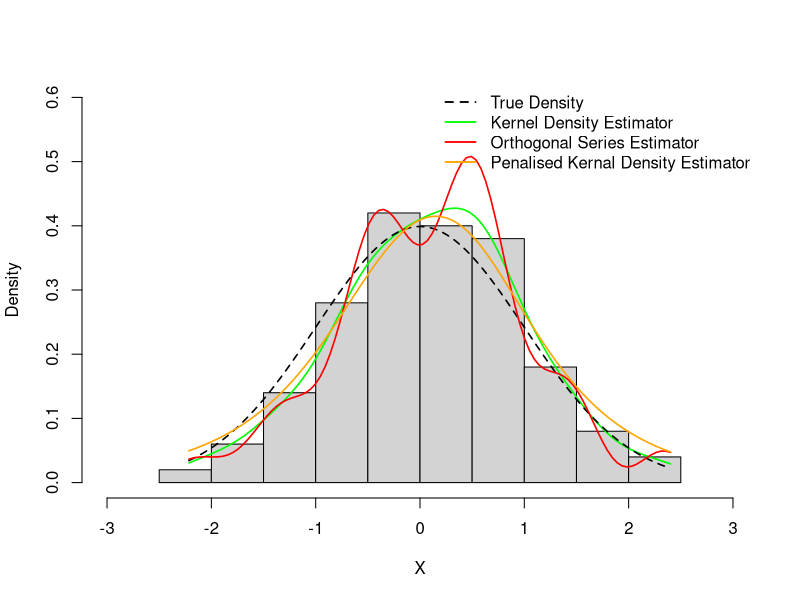
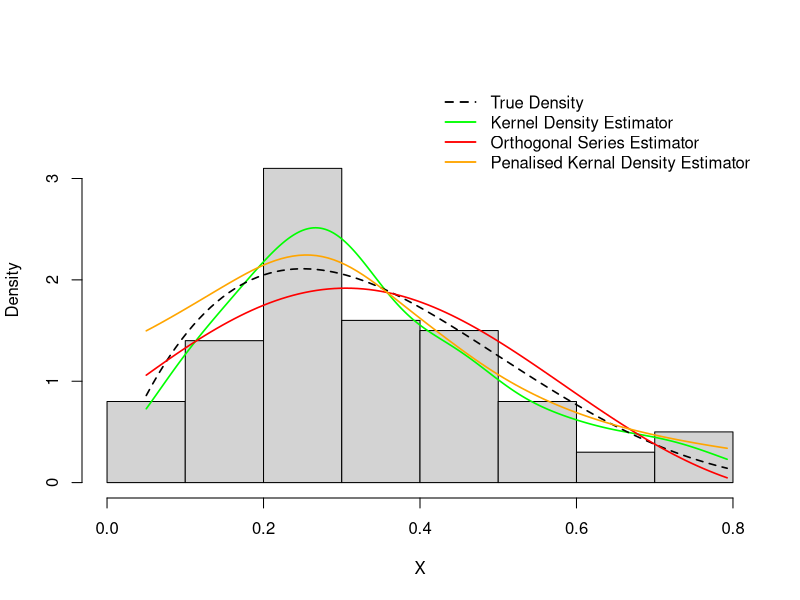
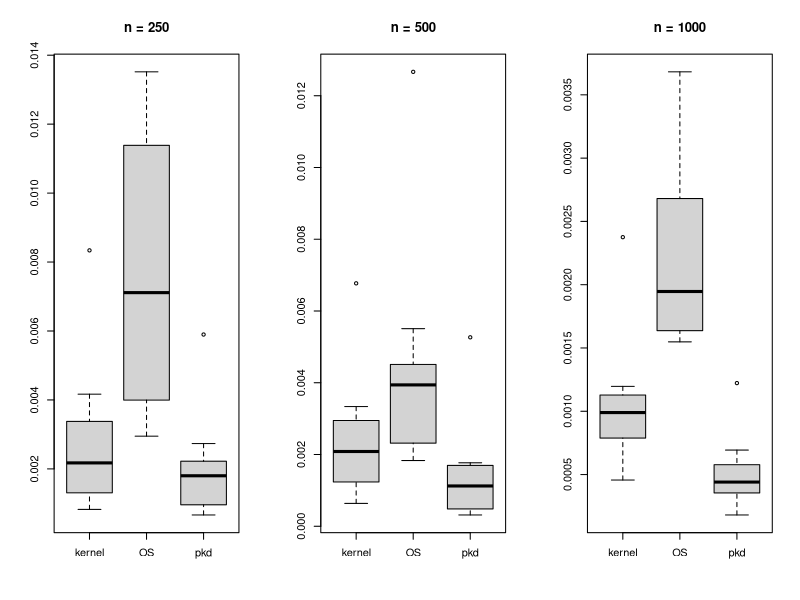
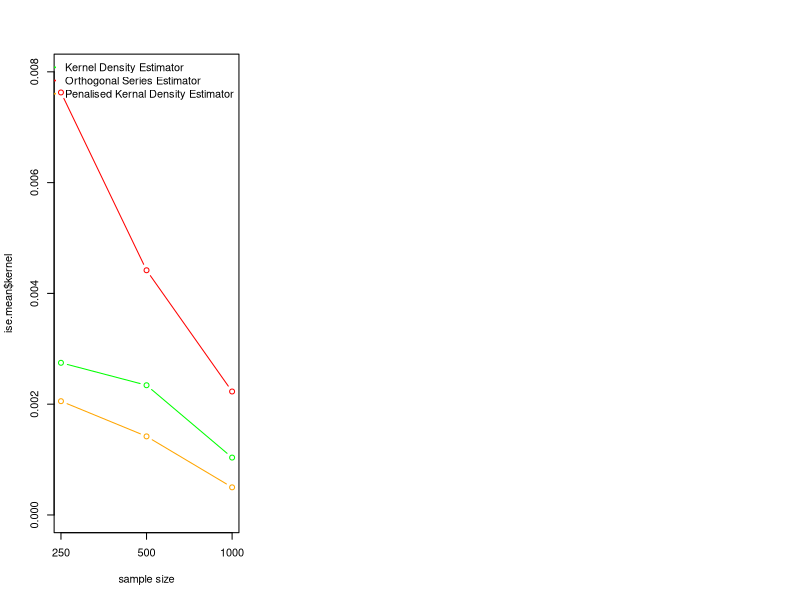

The R script that drew these images, in order:
## ---- chunk 1
knitr::opts_chunk$set(echo = FALSE)
Sys.setlocale("LC_ALL", "English")
library(tidyverse)
library(gss)
## ---- chunk 2
# The implementation of the orthogonal series estimator, using Hermite series
OS_Hermite <- function(x, data){
  # The Hermite polynomials
  # Utilize the recurrence formula "H_n(x) = 2x*H_(n-1)(x) - 2(n-1)*H_(n-2)(x) (n>=2)"
  # to calculate the Hermite polynomials
  hermite <- function(x, m){
    if(m == 0){
      1
    }
    else if(m == 1){2*x}
    else{
      a <- 1
      b <- 2*x
      for(i in 2:m){
        c <- 2*x*b - 2*(i - 1)*a
        a <- b
        b <- c
      }
      c
    }
  }
  # The normalized Hermite functions
  phi <- function(x, m){
    (hermite(x, m)/exp((x^2)/2))/sqrt((2^m)*factorial(m)*sqrt(pi))
  }
  n <- length(data)
  value = 0
  for(m in 0:30){
    c <- sum(sapply(data, phi, m = m))/n
    value <- value + c*phi(x, m)
  }
  value
}
## ---- chunk 3
# Generate data for the experiment
n <- 100
set.seed(1)
# The sample one
sample1 <- rnorm(n, mean = 0, sd = 1)
#The sample two
sample2 <- rbeta(n, shape1 = 2, shape2 = 4)
## ---- chunk 4
set.seed(1)
# The density functions for the distributions of the simulated data
# The density function for the distribution of sample one
density1 <- function(x){
  mu <- 0; sigma <- 1
  exp(-(x - mu)^2/(2*sigma^2))/(sqrt(2*pi)*sigma)
}
# Create the visualizations to illustrate the performances of different density estimators
sample1.fit <- ssden( ~ sample1, domain = data.frame(sample1))
# The visualization based on sample one
xx <- seq(min(sample1), max(sample1), len = n)
# pdf("Part1_fig1.pdf")
hist(sample1, freq = FALSE, main = "",
     xlab = "X", ylab = "Density", xlim = c(-3, 3), ylim = c(0, 0.6))
lines(density(sample1, from = min(sample1), to = max(sample1)), 
      col = "green", lwd = 1.6)
lines(xx, density1(xx), type = "l", col = "black", lty = 2, lwd = 1.6)
# axis(side = 1, at = seq(min(sample1), max(sample1), n))
lines(xx, sapply(xx, OS_Hermite, data = sample1), col = "red", lwd = 1.6)
lines(xx, dssden(sample1.fit, xx), type = "l", col = "orange", lwd = 1.6)
legend(x = "topright", 
       legend = c("True Density", 
                  "Kernel Density Estimator",
                  "Orthogonal Series Estimator",
                  "Penalised Kernal Density Estimator"),
       lty = c(2, 1, 1, 1),
       col = c("black", "green", "red", "orange"),
       lwd = 1.8, bty = "n")
## ---- chunk 5
# The visualization based on sample two
# The density function for the distribution of sample two
density2 <- function(x){
  alpha <- 2; beta <- 4
  x^(alpha - 1)*(1 - x)^(beta - 1)/beta(alpha, beta)
}
sample2.fit <- ssden( ~ sample2, domain = data.frame(sample2))
xx <- seq(min(sample2), max(sample2), len = n)
hist(sample2, freq = FALSE, main="",
     xlab = "X", ylab = "Density", xlim = c(0, 0.8), ylim = c(0, 3.8))
lines(density(sample2, from = min(sample2), to = max(sample2)), 
      col = "green", lwd = 1.6)
lines(xx, density2(xx), type = "l", col = "black", lty = 2, lwd = 1.6)
# axis(side = 1, at = seq(min(sample2), max(sample2), n))
lines(xx, sapply(xx, OS_Hermite, data = sample2), col = "red", lwd = 1.6)
lines(xx, dssden(sample2.fit, xx), type = "l", col = "orange", lwd = 1.6)
legend(x = "topright", 
       legend = c("True Density", 
                  "Kernel Density Estimator",
                  "Orthogonal Series Estimator",
                  "Penalised Kernal Density Estimator"),
       lty = c(2, 1, 1, 1),
       col = c("black", "green", "red", "orange"), 
       lwd = 1.8, bty = "n")
## ---- chunk 6
set.seed(1)
# Initialize some variables
mu <- 0; sigma <- 1
repeat.no <- 10
n <- c(250, 500, 1000)
df <- 5
ise <- list()
ise$second <- ise$first <- data.frame("kernel" = rep(0, repeat.no), 
                                      "OS" = rep(0, repeat.no),
                                      "pkd" = rep(0, repeat.no))
ise$third <- ise$first

# The density function of the distribution of the sample
density_sam1 = function(x){
  exp(-(x - mu)^2/(2*sigma^2))/(sqrt(2*pi)*sigma)
}
# The Monte Carlo Simulation study for sample size n=250
for(i in 1:repeat.no){
  sample1 <- rnorm(n[1], mean = mu, sd = sigma)
  sample.fit <- ssden( ~ sample1, domain = data.frame(sample1))
  # The calculation of the ISE for the kernel density estimator
  ker_den <- density(sample1)
  interval <- ker_den$x[-1] - ker_den$x[-length(ker_den$x)]
  xx <- (ker_den$x[-1] + ker_den$x[-length(ker_den$x)])/2
  yy <- (ker_den$y[-1] + ker_den$y[-length(ker_den$y)])/2
  ise$first$kernel[i] <- sum((yy - density_sam1(xx))^2*interval)
  
  # The calculation of the ISE for the penalised kernal density estimator
  ise$first$OS[i] <- integrate(function(x){
    (OS_Hermite(x, data = sample1) - density_sam1(x))^2},
    lower = min(sample1), upper = max(sample1))$value 
  
  ise$first$pkd[i] <- integrate(function(sample1){
    (dssden(sample.fit, sample1) - dnorm(sample1, mean = 0, sd = 1))^2}, 
    lower = min(sample1), upper = max(sample1))$value
}

# The Monte Carlo Simulation study for sample size n=500
for(i in 1:repeat.no){
  sample1 <- rnorm(n[2], mean = mu, sd = sigma)
  sample.fit <- ssden( ~ sample1, domain = data.frame(sample1))
  # The calculation of the ISE for the kernel density estimator
  ker_den <- density(sample1)
  interval <- ker_den$x[-1] - ker_den$x[-length(ker_den$x)]
  xx <- (ker_den$x[-1] + ker_den$x[-length(ker_den$x)])/2
  yy <- (ker_den$y[-1] + ker_den$y[-length(ker_den$y)])/2
  ise$second$kernel[i] <- sum((yy - density_sam1(xx))^2*interval)
  # The calculation of the ISE for the penalised kernal density estimator
  ise$second$OS[i] = integrate(function(x){
    (OS_Hermite(x, data = sample1) - density_sam1(x))^2},
    lower = min(sample1), upper = max(sample1))$value  
  ise$second$pkd[i] <- integrate(function(sample1){
    (dssden(sample.fit, sample1) - dnorm(sample1, mean = 0, sd = 1))^2}, 
    lower = min(sample1), upper = max(sample1))$value
}

# The Monte Carlo Simulation study for sample size n=1000
for(i in 1:repeat.no){
  sample1 <- rnorm(n[3], mean = mu, sd = sigma)
  sample.fit <- ssden( ~ sample1, domain = data.frame(sample1))
  # The calculation of the ISE for the kernel density estimator
  ker_den <- density(sample1)
  interval <- ker_den$x[-1] - ker_den$x[-length(ker_den$x)]
  xx <- (ker_den$x[-1] + ker_den$x[-length(ker_den$x)])/2
  yy <- (ker_den$y[-1] + ker_den$y[-length(ker_den$y)])/2
  ise$third$kernel[i] <- sum((yy - density_sam1(xx))^2*interval)
  # The calculation of the ISE for the penalised kernaldensity estimator
  ise$third$OS[i] <- integrate(function(x){
    (OS_Hermite(x, data = sample1) - density_sam1(x))^2},
    lower = min(sample1), upper = max(sample1))$value  
  ise$third$pkd[i] <- integrate(function(sample1){
    (dssden(sample.fit, sample1) - dnorm(sample1, mean = 0, sd = 1))^2}, 
    lower = min(sample1), upper = max(sample1))$value
}
## ---- chunk 7
par(mfrow=c(1,3))
boxplot(ise$first, main = "n = 250")
boxplot(ise$second, main = "n = 500")
boxplot(ise$third, main = "n = 1000")
## ---- chunk 8
# Calculate the mean of the ISE of all the density estimators
ise.mean <- data.frame(kernel = c(mean(ise$first$kernel),
                                 mean(ise$second$kernel),
                                 mean(ise$third$kernel)),
                      OS = c(mean(ise$first$OS), 
                             mean(ise$second$OS), 
                             mean(ise$third$OS)),
                      pkd = c(mean(ise$first$pkd), 
                              mean(ise$second$pkd), 
                              mean(ise$third$pkd)),
                      row.names = c("first", "second", "third"))

plot(ise.mean$kernel, type = "b", col = "green", ylim = c(0,0.008), 
     xaxt = "n", xlab = "sample size")
axis(1, at = 1:3, labels = c(250, 500, 1000))
lines(ise.mean$OS, type = "b", col = "red")
lines(ise.mean$pkd, type = "b", col = "orange")

legend(x = "topright", 
       legend = c("Kernel Density Estimator",
                  "Orthogonal Series Estimator",
                  "Penalised Kernal Density Estimator"),
       lty = c(1, 1, 1),
       col = c("green", "red", "orange"), 
       lwd = 1.8, bty = "n")
